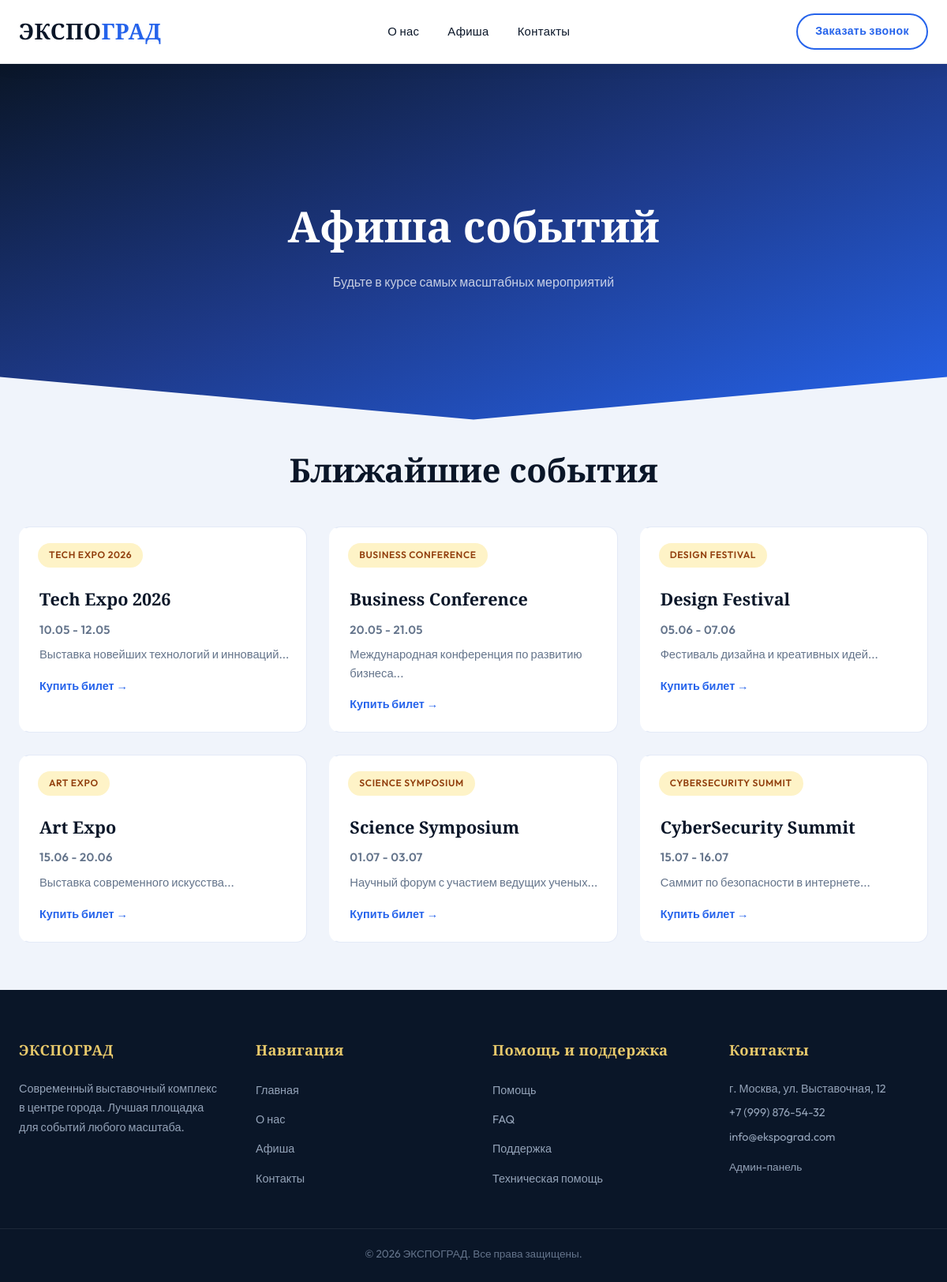
Screenshot of /events.php with the database file from the repository.
### tables this page shows
CREATE TABLE `events` (
  `id` int NOT NULL,
  `name` varchar(255) NOT NULL,
  `description` text,
  `start_date` datetime NOT NULL,
  `end_date` datetime NOT NULL,
  `location` varchar(255) DEFAULT NULL,
  `capacity` int DEFAULT NULL,
  `image_url` varchar(255) DEFAULT NULL,
  `price` decimal(10,2) DEFAULT NULL,
  `is_active` tinyint(1) DEFAULT '1',
  `created_at` timestamp NULL DEFAULT CURRENT_TIMESTAMP,
  `updated_at` timestamp NULL DEFAULT CURRENT_TIMESTAMP ON UPDATE CURRENT_TIMESTAMP
);

### events.php (the view, shortened to what this page needs)
<!DOCTYPE html>
<html lang="ru">
<head>
    <link rel="stylesheet" href="kirilko1.css">
</head>
<body class="page-events">
    <?php require_once 'includes/header.php'; ?>
    <section class="page-header">
        <div class="container">
            <h1>Афиша событий</h1>
            <p>Будьте в курсе самых масштабных мероприятий</p>
        </div>
    </section>
    <section class="container content-section">
        <h2 class="section-title text-center">Ближайшие события</h2>
        <div class="event-cards">
            <?php
            require_once 'db_config.php';
            try {
                $stmt = $pdo->query("SELECT * FROM events WHERE is_active = 1 ORDER BY start_date ASC");
                $events = $stmt->fetchAll(PDO::FETCH_ASSOC);
                if (count($events) > 0) {
                    foreach ($events as $event) {
                        $start_date = new DateTime($event['start_date']);
                        $end_date = new DateTime($event['end_date']);
                        $date_range = $start_date->format('d.m') . ' - ' . $end_date->format('d.m');
                        ?>
                        <div class="card">
                            <div class="card-tag gold"><?php echo htmlspecialchars($event['name']); ?></div>
                            <div class="card-body">
                                <h3><?php echo htmlspecialchars($event['name']); ?></h3>
                                <p class="date"><?php echo $date_range; ?></p>
                                <p><?php echo htmlspecialchars(substr($event['description'], 0, 100)) . '...'; ?></p>
                                <a href="#" class="card-link">Купить билет →</a>
                            </div>
                        </div>
                        <?php
                    }
                } else {
                    echo "<p style='text-align: center; grid-column: 1/-1;'>Нет активных событий</p>";
                }
            } catch (Exception $e) {
                echo "<p style='text-align: center; grid-column: 1/-1;'>Ошибка загрузки событий</p>";
            }
            ?>
        </div>
    </section>
    <?php require_once 'includes/footer.php'; ?>
</body>
</html>

### header.php
<header>
    <div class="container header-flex">
        <a href="index.php" class="logo">ЭКСПО<span>ГРАД</span></a>
        <nav>
            <ul>
                <li><a href="about.php">О нас</a></li>
                <li><a href="events.php">Афиша</a></li>
                <li><a href="contacts.php">Контакты</a></li>
            </ul>
        </nav>
        <a href="phone.php" class="btn-outline">Заказать звонок</a>
    </div>
</header>

### footer.php
<footer>
    <div class="container footer-grid">
        <div class="footer-section info-section">
            <h4>ЭКСПОГРАД</h4>
            <p>Современный выставочный комплекс в центре города. Лучшая площадка для событий любого масштаба.</p>
        </div>
        <div class="footer-section">
            <h4>Навигация</h4>
            <ul class="footer-links">
                <li><a href="index.php">Главная</a></li>
                <li><a href="about.php">О нас</a></li>
                <li><a href="events.php">Афиша</a></li>
                <li><a href="contacts.php">Контакты</a></li>
            </ul>
        </div>
        <div class="footer-section">
            <h4>Помощь и поддержка</h4>
            <ul class="footer-links">
                <li><a href="help.php">Помощь</a></li>
                <li><a href="faq.php">FAQ</a></li>
                <li><a href="support.php">Поддержка</a></li>
                <li><a href="tech.php">Техническая помощь</a></li>
            </ul>
        </div>
        <div class="footer-section">
            <h4>Контакты</h4>
            <p>г. Москва, ул. Выставочная, 12</p>
            <p>+7 (999) 876-54-32</p>
            <p>info@ekspograd.com</p>
            <p style="margin-top: 15px; font-size: 0.85rem;"><a href="admin/login.php" style="color: #94a3b8; text-decoration: none;">Админ-панель</a></p>
        </div>
    </div>
    <div class="container footer-bottom">
        <p>&copy; 2026 ЭКСПОГРАД. Все права защищены.</p>
    </div>
</footer>

### rows the page displays
events: name "TECH EXPO 2026", name "Tech Expo 2026", date_range "10.05 - 12.05", description "Выставка новейших технологий и инноваций"
events: name "BUSINESS CONFERENCE", name "Business Conference", date_range "20.05 - 21.05", description "Международная конференция по развитию бизнеса"
events: name "DESIGN FESTIVAL", name "Design Festival", date_range "05.06 - 07.06", description "Фестиваль дизайна и креативных идей"
events: name "ART EXPO", name "Art Expo", date_range "15.06 - 20.06", description "Выставка современного искусства"
events: name "SCIENCE SYMPOSIUM", name "Science Symposium", date_range "01.07 - 03.07", description "Научный форум с участием ведущих ученых"
events: name "CYBERSECURITY SUMMIT", name "CyberSecurity Summit", date_range "15.07 - 16.07", description "Саммит по безопасности в интернете"
